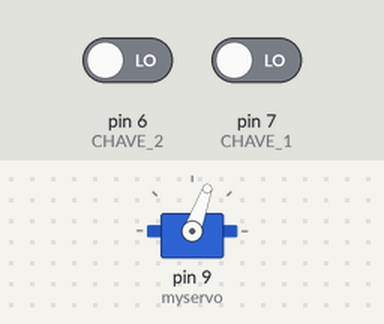
Simulated run of this sketch. Board: Arduino Uno, built with avr-gcc and run on an emulated ATmega328P. Parts: servo. The test bench sets the inputs (shaded band); at power-on: pin 6 (CHAVE_2) LOW, pin 7 (CHAVE_1) LOW.

Above: at 1.2 s.
1.3 s: pin 6 (CHAVE_2) driven HIGH
At 1.9 s:
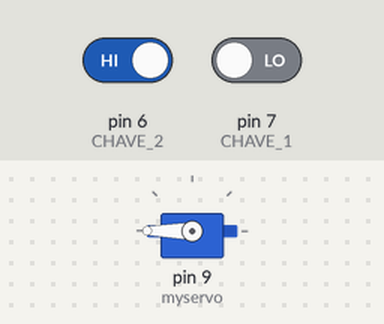
4.3 s: pin 7 (CHAVE_1) driven HIGH
At 4.6 s:
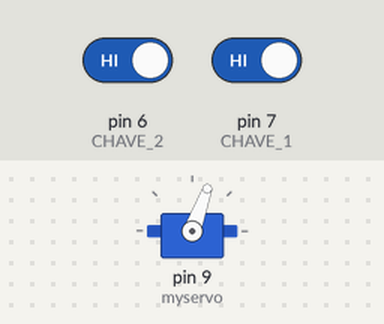
5.8 s: pin 6 (CHAVE_2) driven LOW
At 6.5 s:
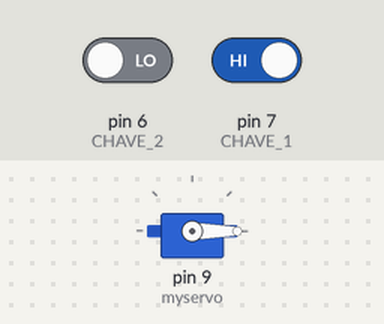
8.8 s: pin 7 (CHAVE_1) driven LOW
At 9.2 s:
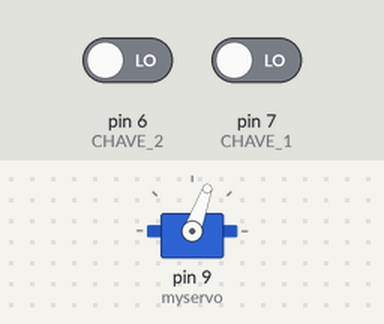
Timing chart, 0 to 11.3 s (numbered marks = the images above; inputs shaded):
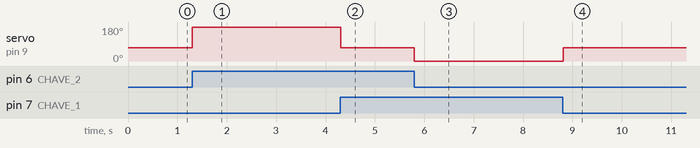

The sketch:

Exemplo8_Servo_Tactil.ino
```cpp
#include <Servo.h>

Servo myservo;

int ST1;
//Declara variável ST1
int ST2;
//Declara variável ST2
int CHAVE_1 = 7;
//chave_1 ligada no pin digital 7
int CHAVE_2 = 6;
//chave_2 ligada no pin digital 6

void setup(){

  myservo.attach(9,880,2300);

  pinMode(CHAVE_1,INPUT);
  //define as chaves como entrada

  pinMode(CHAVE_2,INPUT);

  myservo.write(70) ;
  //enviando um ângulo de 70 graus, mantém o servo parado
}
void loop() {
  //faz a leitura da chave 1
  ST1 = digitalRead(CHAVE_1);
  //faz a leitura da chave 2
  ST2 = digitalRead(CHAVE_2);


  if (ST1 == HIGH and ST2==HIGH){
    PARA();
  }
  if (ST1 == LOW and ST2==HIGH){
    GIRA();
  }
  if (ST1 == HIGH and ST2==LOW){
    VOLTA();
  }
}
void GIRA() {
  myservo.write(180); // gira o servo
  delay(1000);
  PARA();
}
void PARA() {
  myservo.write(70); // pára o servo
  delay(5);
}
void VOLTA() {
  myservo.write(0); // gira o servo sentido contrário
  delay(1000);
  PARA();
}
```

Measured:
- after the input at 1.3 s, servo on pin 9 (myservo): 70° → 180° at once
- after the input at 4.3 s, servo on pin 9 (myservo): 180° → 70° at once
- after the input at 5.8 s, servo on pin 9 (myservo): 70° → 0° at once
- after the input at 8.8 s, servo on pin 9 (myservo): 0° → 70° at once
